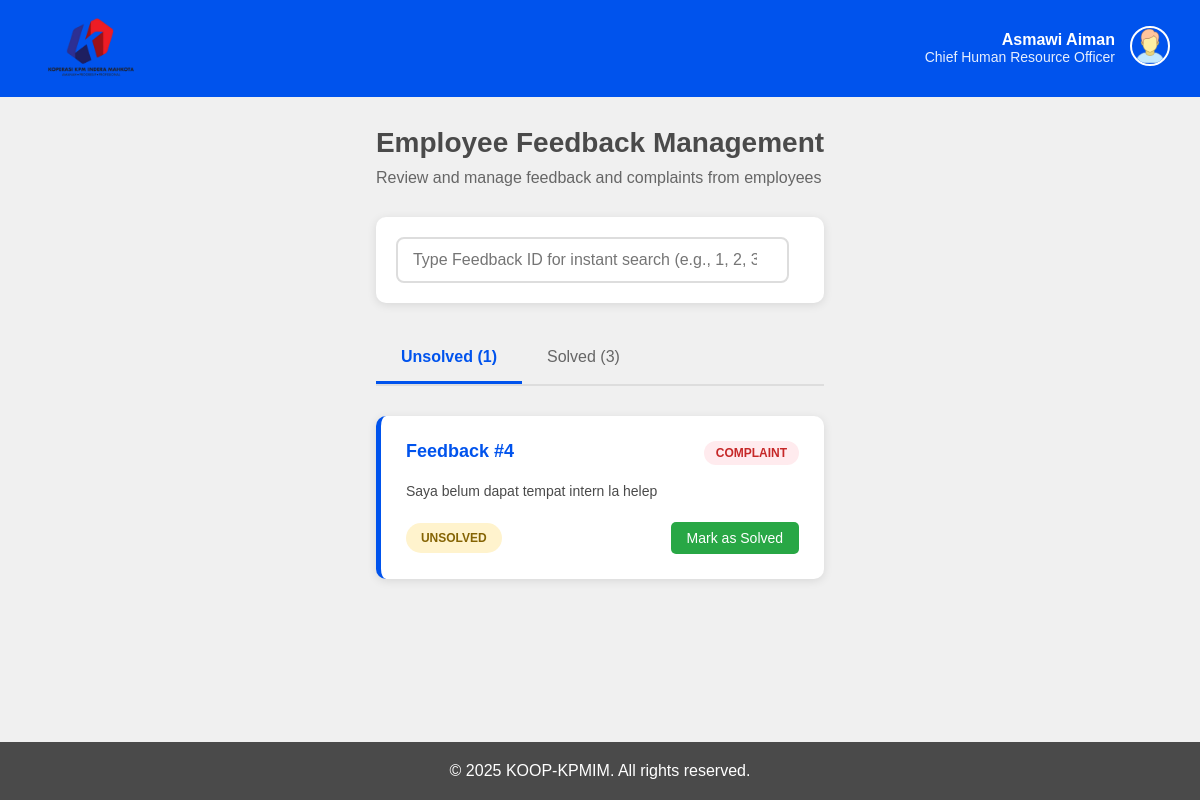
Before: /hr/feedback/ (signed in) with the older database file.
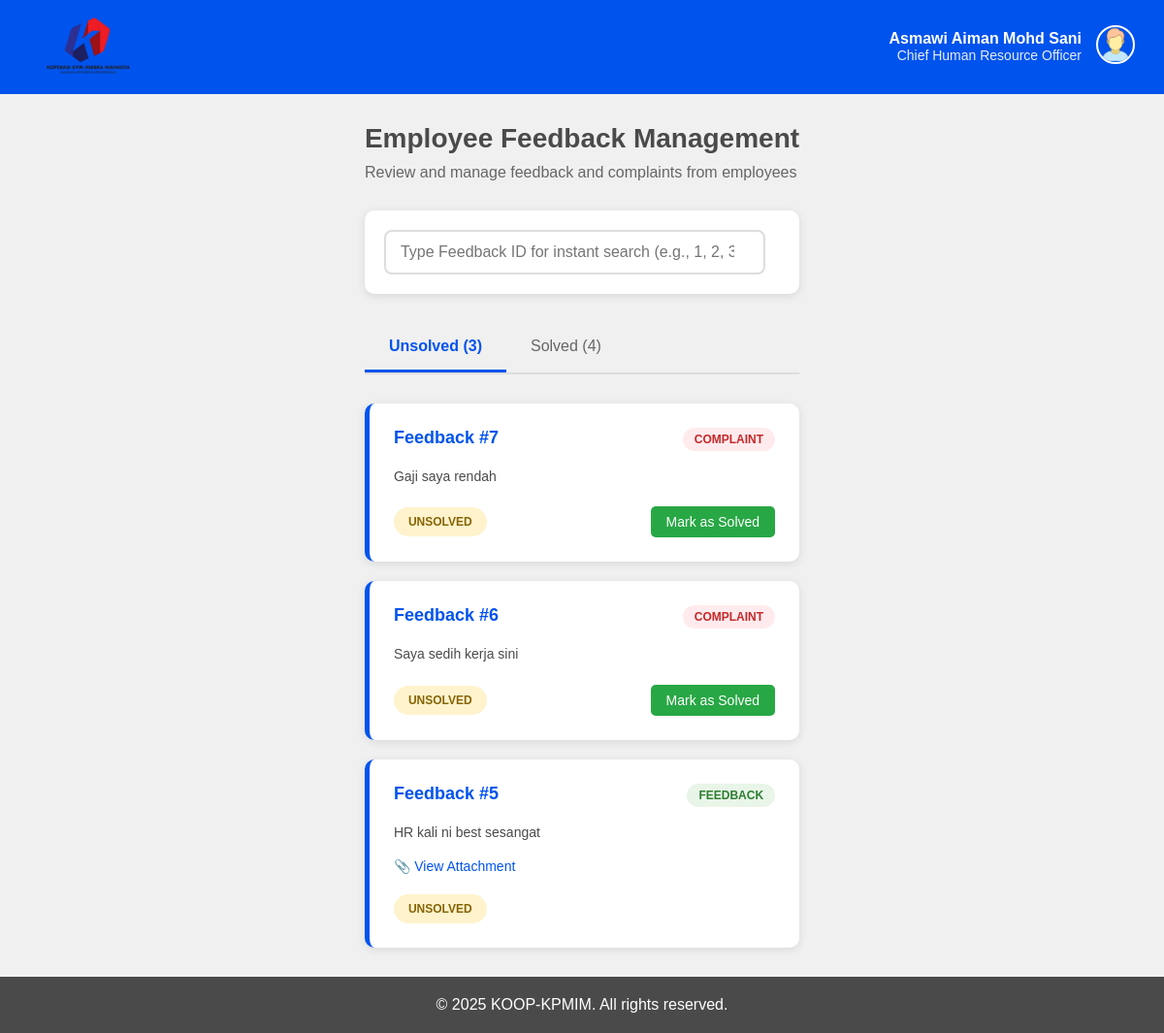
After: the same page with the newer database file.
### HRMS/models.py (models this page shows, shortened)
class STAFF(models.Model):
    id = models.TextField(primary_key=True, max_length=12)
    name = models.TextField(default='')
    position = models.TextField(default='')
    phone = models.TextField(default='')
    email = models.EmailField(default='')
    password = models.TextField(default='')
    STATUS = [
        ('',''),
        ('Married','married'),
        ('Single','single'),
    ]
    status = models.TextField(choices=STATUS, default='')
    GENDER = [
        ('',''),
        ('Male', 'male'),
        ('Female', 'female'),
    ]
    gender = models.TextField(choices=GENDER, default='')
    date_of_birth = models.DateField()
    bank_number = models.TextField(default='')
    emergency_contact = models.TextField(default='')

class FEEDBACK(models.Model):
    id = models.AutoField(primary_key=True)
    CATEGORY = [
        ('', ''),
        ('Complaint', 'complaint'),
        ('Feedback','feedback'),
    ]
    category = models.TextField(choices=CATEGORY, default='')
    text = models.TextField()
    attachment = models.FileField(upload_to='feedback_attachments/', blank=True, null=True)
    STATUS = [
        ('Unsolved','unsolved'),
        ('Solved','solved'),
    ]
    status = models.TextField(choices=STATUS, default='Unsolved')

### HRMS/views.py (the view)
# urls.py: path('hr/feedback/', views.hr_feedback, name='hr_feedback'),
def hr_feedback(request):
    if not request.session.get('user_type') == 'hr':
        request.session.flush()
        messages.error(request, "You do not have permission to view this page. Please login again")
        return redirect('login')
    hr_id = request.session.get('user_id')
    try:
        hr = HR.objects.get(id=hr_id)
        hr_name = hr.staffid.name
        hr_position = hr.staffid.position
    except HR.DoesNotExist:
        messages.error(request, "HR profile not found. Please login again.")
        return redirect('login')
    all_feedback = FEEDBACK.objects.all().order_by('-id')
    unsolved_feedback = all_feedback.filter(status='Unsolved')
    solved_feedback = all_feedback.filter(status='Solved')
    unsolved_complaints = unsolved_feedback.filter(category='Complaint')
    solved_complaints = solved_feedback.filter(category='Complaint')
    context = {
        'hr_name': hr_name,
        'hr_position': hr_position,
        'unsolved_feedback': unsolved_feedback,
        'solved_feedback': solved_feedback,
        'unsolved_complaints': unsolved_complaints,
        'solved_complaints': solved_complaints,
        'unsolved_count': unsolved_feedback.count(),
        'solved_count': solved_feedback.count(),
    }
    return render(request, 'hr/feedback.html', context)

### HRMS/templates/hr/feedback.html (shortened to what this page needs)
{% load static %}
<!DOCTYPE html>
<html lang="en">
<head>
</head>
<body>
    <div class="header">
        <a href="{% url 'hrmenu' %}">
            <img src="{% static 'img/logo.png' %}" alt="KOOP-KPMIM Logo" class="logo">
        </a>
        <div class="user-info">
            <div class="user-details">
                <div class="user-name">{{ hr_name }}</div>
                <div class="user-position">{{ hr_position }}</div>
            </div>
            <div class="user-menu">
                <img src="{% static 'img/user.png' %}" alt="User" class="user-image" onclick="toggleDropdown()">
            </div>
        </div>
    </div>
    <div class="main-content">
        <h1 class="page-title">Employee Feedback Management</h1>
        <p class="page-subtitle">Review and manage feedback and complaints from employees</p>
        <div class="search-section">
            <div class="search-container">
                <div class="search-input-group">
                    <input
                        type="number"
                        id="searchInput"
                        class="search-input"
                        placeholder="Type Feedback ID for instant search (e.g., 1, 2, 3...)"
                        min="1"
                    >
                </div>
            </div>
        </div>
        <div class="tabs">
            <button class="tab active" onclick="showTab('unsolved')" id="unsolvedTab">
                Unsolved (<span id="unsolvedCount">{{ unsolved_count }}</span>)
            </button>
            <button class="tab" onclick="showTab('solved')" id="solvedTab">
                Solved (<span id="solvedCount">{{ solved_count }}</span>)
            </button>
        </div>
        <div id="unsolved" class="tab-content active">
            <div class="feedback-grid" id="unsolvedGrid">
                {% if unsolved_feedback %}
                    {% for feedback in unsolved_feedback %}
                    <div class="feedback-card" id="feedback-{{ feedback.id }}">
                        <div class="feedback-header">
                            <div class="feedback-id">Feedback #{{ feedback.id }}</div>
                            <div class="feedback-category category-{{ feedback.category|lower }}">
                                {{ feedback.category }}
                            </div>
                        </div>
                        <div class="feedback-text">{{ feedback.text }}</div>
                        {% if feedback.attachment %}
                        <div class="feedback-attachment">
                            <a href="{{ feedback.attachment.url }}" class="attachment-link" target="_blank">
                                📎 View Attachment
                            </a>
                        </div>
                        {% endif %}
                        <div class="feedback-footer">
                            <div class="status-badge status-{{ feedback.status|lower }}">
                                {{ feedback.status }}
                            </div>
                            {% if feedback.category == 'Complaint' %}
                            <div class="status-actions">
                                <button class="btn btn-solve" onclick="updateStatus('{{ feedback.id }}', 'Solved')">
                                    Mark as Solved
                                </button>
                            </div>
                            {% endif %}
                        </div>
                    </div>
                    {% endfor %}
                {% else %}
                <div class="no-feedback" id="noUnsolvedFeedback">
                    <div class="no-feedback-icon">✅</div>
                    <h3>No Unsolved Feedback</h3>
                    <p>All feedback and complaints have been addressed!</p>
                </div>
                {% endif %}
            </div>
        </div>
    </div>
    <div class="footer">
        <p>&copy; 2025 KOOP-KPMIM. All rights reserved.</p>
    </div>
</body>
</html>

Changed rows visible on the page:
no longer on this page (row edited): FEEDBACK: id "4", category "COMPLAINT", text "Saya belum dapat tempat intern la helep", status "UNSOLVED"
changed STAFF "Chief Human Resource Officer": name "Asmawi Aiman" → "Asmawi Aiman Mohd Sani"
added FEEDBACK: id "7", category "COMPLAINT", text "Gaji saya rendah", status "UNSOLVED"
added FEEDBACK: id "6", category "COMPLAINT", text "Saya sedih kerja sini", status "UNSOLVED"
added FEEDBACK: id "5", category "FEEDBACK", text "HR kali ni best sesangat", status "UNSOLVED"
Other visible differences:
{{ unsolved_count }}: "1" → "3"
{{ solved_count }}: "3" → "4"
